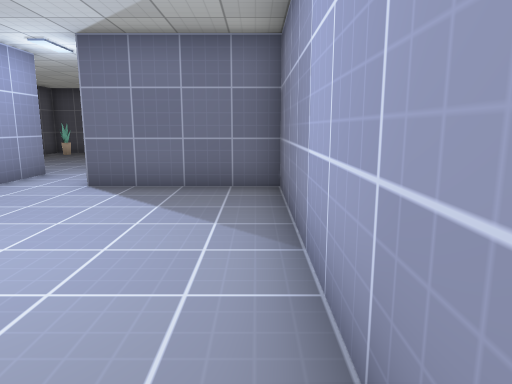
[1] (above)

13 first-person views from a walk through a Godot game level. The camera is 1.2 m above the floor, tilts 10° down and sees 70° across. The floor is counted in squares, 1 m on a side. Each view is taken from the middle of a square. On the plan, view 1 faces up. The plan holds only what a view shows up to about 15 squares ahead; the rest is blank. Surface patterns are stand-ins for the level's own textures.

[2]
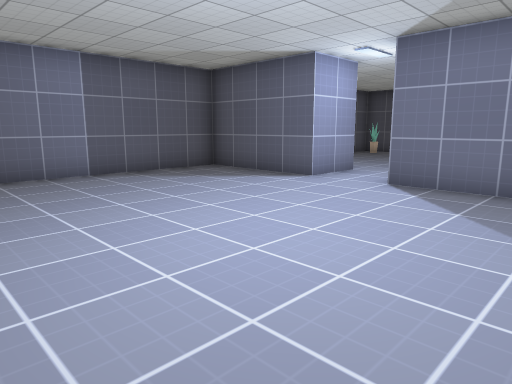

[3]
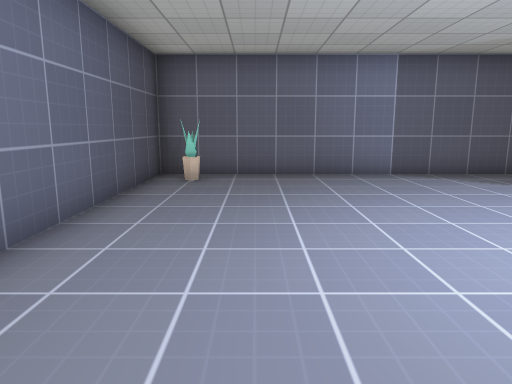

[4]
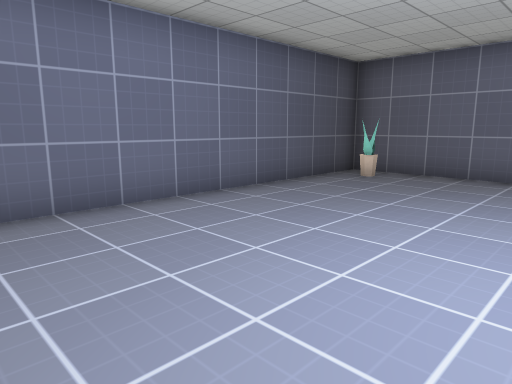

[5]
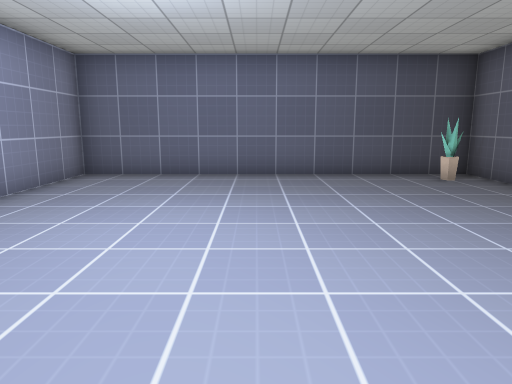

[6]
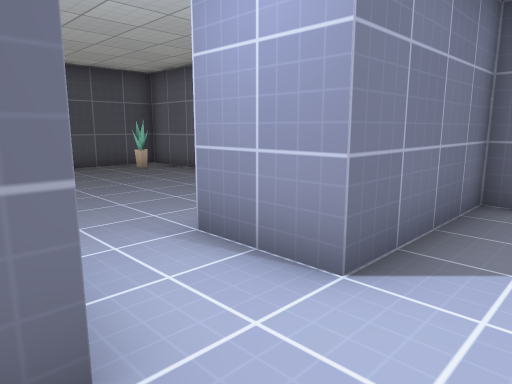

[7]
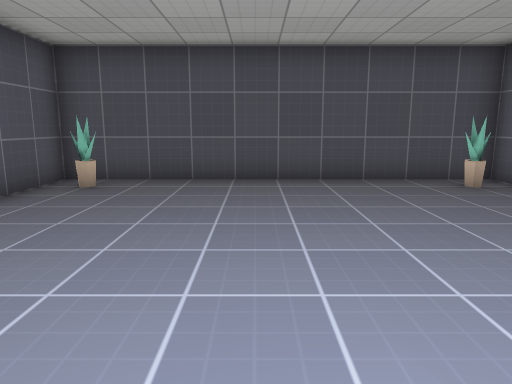

[8]
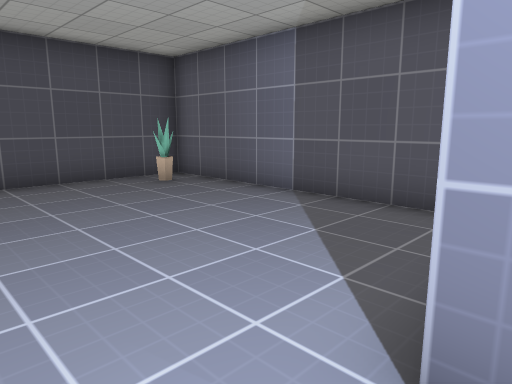

[9]
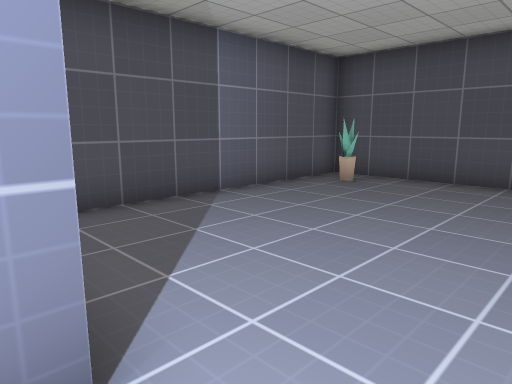

[10]
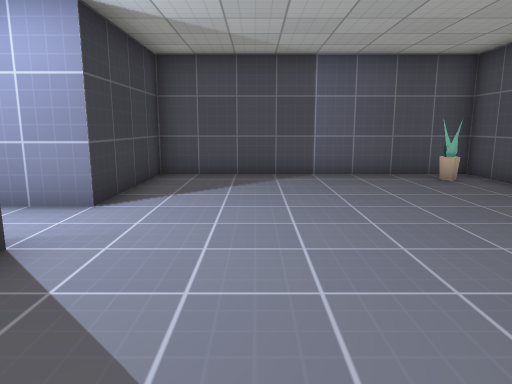

[11]
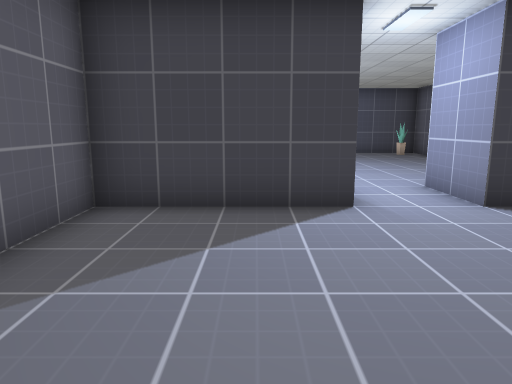

[12]
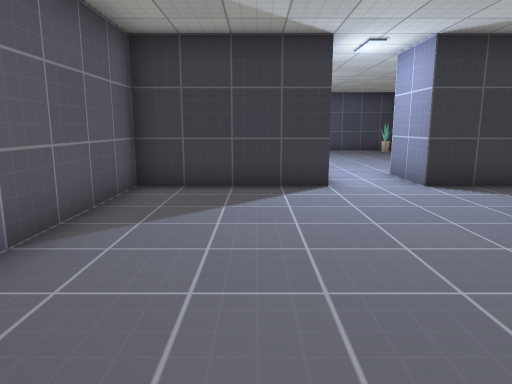

[13]
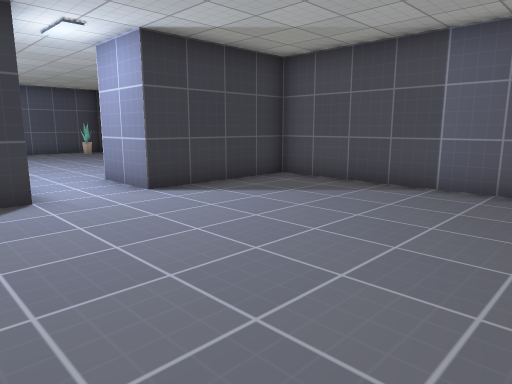

### Floor plan
Points are (right, up) in squares from view 1. A wall is a line through its corners. A room is listed if a view was taken in it or the views show most of it. See-through windows are left out.
Room 1 (views 1, 2, 3, 4, 5, 6)
walls: (-5.5, 7.5) (-9.5, 7.5) (-9.5, -2.5) (0.5, -2.5) (0.5, 7.5) (-3.5, 7.5)
ways out: opening at (-4.5, 8.5) to room 2
objects: plant (-9, -2) to (-8, -1)
Room 2 (views 7, 8, 9, 10, 11, 12, 13)
walls: (-3.5, 7.5) (-3.5, 9.5) (0.5, 9.5) (0.5, 17.5) (-9.5, 17.5) (-9.5, 9.5) (-5.5, 9.5) (-5.5, 7.5)
ways out: opening at (-4.5, 8.5) to room 1
objects: plant (-9, 16) to (-8, 17); plant (-1, 16) to (0, 17)

Where each view was taken, in squares from view 1:
view 1: 0 up, 0 right, facing up
view 2: 0 up, 0 right, facing up-left
view 3: 0 up, 0 right, facing left
view 4: 3 up, 0 right, facing down-left
view 5: 7 up, 4 left, facing down
view 6: 6 up, 6 left, facing up-right
view 7: 9 up, 5 left, facing up
view 8: 9 up, 5 left, facing up-right
view 9: 9 up, 4 left, facing up-left
view 10: 12 up, 0 right, facing left
view 11: 15 up, 2 left, facing down
view 12: 17 up, 2 left, facing down
view 13: 16 up, 2 left, facing down-left
